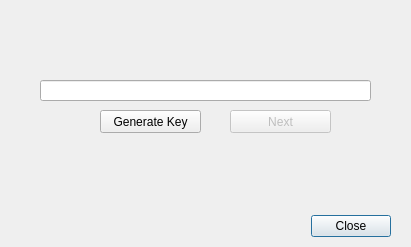
<?xml version="1.0" encoding="UTF-8"?>
<ui version="4.0">
 <class>first</class>
 <widget class="QDialog" name="first">
  <property name="geometry">
   <rect>
    <x>0</x>
    <y>0</y>
    <width>411</width>
    <height>247</height>
   </rect>
  </property>
  <property name="windowTitle">
   <string>Welcome</string>
  </property>
  <widget class="QDialogButtonBox" name="close_button">
   <property name="geometry">
    <rect>
     <x>10</x>
     <y>210</y>
     <width>381</width>
     <height>32</height>
    </rect>
   </property>
   <property name="orientation">
    <enum>Qt::Horizontal</enum>
   </property>
   <property name="standardButtons">
    <set>QDialogButtonBox::Close</set>
   </property>
  </widget>
  <widget class="QLineEdit" name="master_key">
   <property name="geometry">
    <rect>
     <x>40</x>
     <y>80</y>
     <width>331</width>
     <height>21</height>
    </rect>
   </property>
  </widget>
  <widget class="QPushButton" name="gen_key_button">
   <property name="geometry">
    <rect>
     <x>100</x>
     <y>110</y>
     <width>101</width>
     <height>23</height>
    </rect>
   </property>
   <property name="mouseTracking">
    <bool>true</bool>
   </property>
   <property name="text">
    <string>Generate Key</string>
   </property>
  </widget>
  <widget class="QPushButton" name="next_button">
   <property name="enabled">
    <bool>false</bool>
   </property>
   <property name="geometry">
    <rect>
     <x>230</x>
     <y>110</y>
     <width>101</width>
     <height>23</height>
    </rect>
   </property>
   <property name="text">
    <string>Next</string>
   </property>
  </widget>
 </widget>
 <resources/>
 <connections>
  <connection>
   <sender>close_button</sender>
   <signal>accepted()</signal>
   <receiver>first</receiver>
   <slot>accept()</slot>
   <hints>
    <hint type="sourcelabel">
     <x>258</x>
     <y>274</y>
    </hint>
    <hint type="destinationlabel">
     <x>157</x>
     <y>274</y>
    </hint>
   </hints>
  </connection>
  <connection>
   <sender>close_button</sender>
   <signal>rejected()</signal>
   <receiver>first</receiver>
   <slot>reject()</slot>
   <hints>
    <hint type="sourcelabel">
     <x>316</x>
     <y>260</y>
    </hint>
    <hint type="destinationlabel">
     <x>286</x>
     <y>274</y>
    </hint>
   </hints>
  </connection>
 </connections>
</ui>
